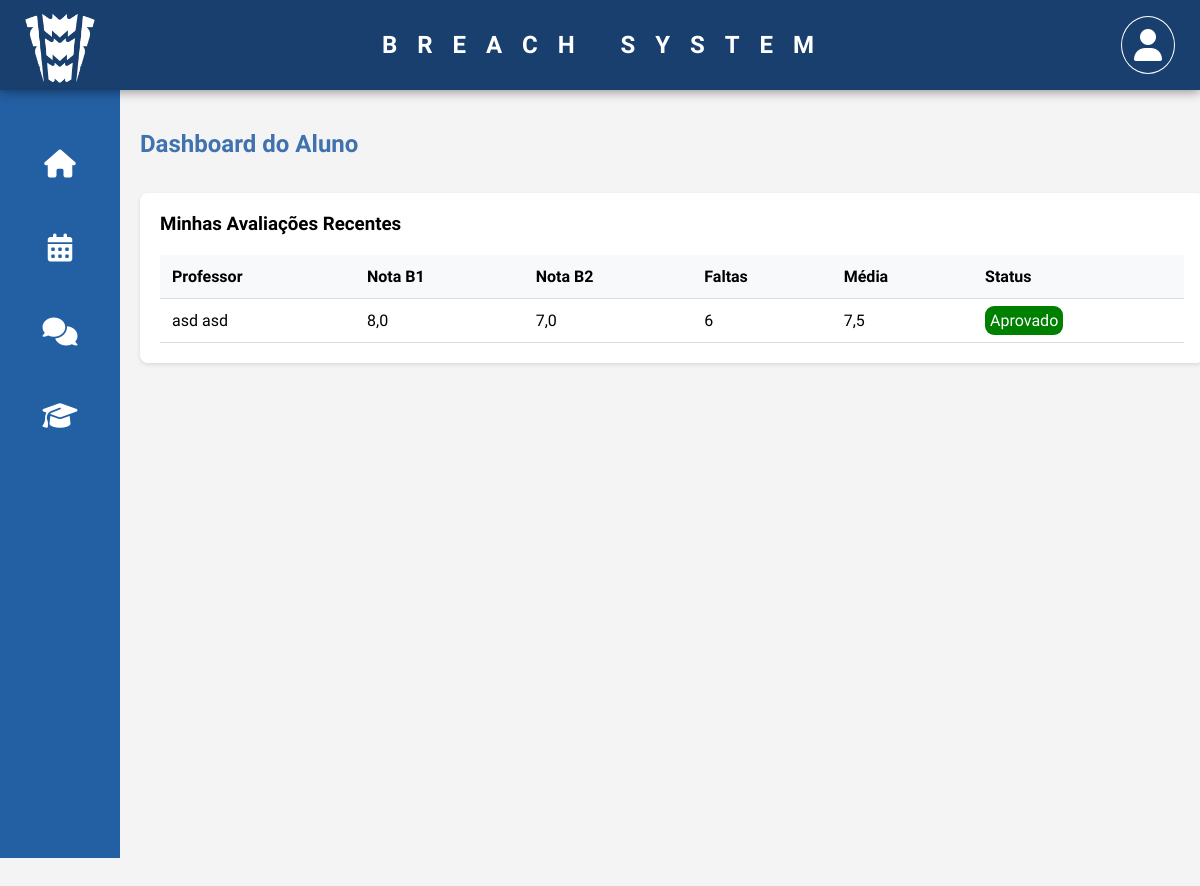
The page /dashboard/aluno/ (signed in) on the database its author committed.
### alunos/models.py (models this page shows, shortened)
class Avaliacao(models.Model):
    aluno = models.ForeignKey(Aluno, on_delete=models.CASCADE)
    professor = models.ForeignKey(Professor, on_delete=models.CASCADE)
    nota_b1 = models.FloatField()
    nota_b2 = models.FloatField()
    faltas = models.PositiveIntegerField(default=0)
    STATUS_CHOICES = [
        ('Aprovado', 'Aprovado'),
        ('Reprovado', 'Reprovado'),
    ]
    status = models.CharField(max_length=20, choices=STATUS_CHOICES, blank=True)
    @property
    def media(self):
        return round((self.nota_b1 + self.nota_b2) / 2, 2)

class Professor(models.Model):
    user = models.OneToOneField(User, on_delete=models.CASCADE)
    def __str__(self):
        return self.user.get_full_name()

### alunos/views.py (the view)
# urls.py: path('dashboard/aluno/', views.dashboard_aluno, name='dashboard_aluno'),
@login_required
def dashboard_aluno(request):
    try:
        aluno = Aluno.objects.get(user=request.user)
        avaliacoes = Avaliacao.objects.filter(aluno=aluno)
        return render(request, 'alunos/dashboard_aluno.html', {'avaliacoes': avaliacoes})
    except Aluno.DoesNotExist:
        messages.error(request, 'Aluno não encontrado')
        return render(request, 'error.html', {'message': 'Aluno não encontrado'})

### alunos/templates/alunos/dashboard_aluno.html (shortened to what this page needs)
{% extends 'base.html' %}
{% block content %}
<div class="dashboard-container">
    <h2 class="titleDashboard">Dashboard do Aluno</h2>
    <div class="avaliacoes-section">
        <h3>Minhas Avaliações Recentes</h3>
        {% if avaliacoes %}
            <table>
                <thead>
                    <tr>
                        <th>Professor</th>
                        <th>Nota B1</th>
                        <th>Nota B2</th>
                        <th>Faltas</th>
                        <th>Média</th>
                        <th>Status</th>
                    </tr>
                </thead>
                <tbody>
                    {% for avaliacao in avaliacoes %}
                        <tr>
                            <td>{{ avaliacao.professor }}</td>
                            <td>{{ avaliacao.nota_b1 }}</td>
                            <td>{{ avaliacao.nota_b2 }}</td>
                            <td>{{ avaliacao.faltas }}</td>
                            <td>{{ avaliacao.media }}</td>
                            <td>
                                <span class="status-badge {% if avaliacao.status == 'Aprovado' %}status-aprovado{% else %}status-reprovado{% endif %}">
                                    {{ avaliacao.status }}
                                </span>
                            </td>
                        </tr>
                    {% endfor %}
                </tbody>
            </table>
        {% else %}
            <p class="no-data">Você ainda não possui avaliações registradas.</p>
        {% endif %}
    </div>
</div>
{% endblock %}

### alunos/static/css/style.css (style rules this page uses)
h1, h2 { color: #2c3e50; margin-bottom: 20px; text-align: center; }
table { width: 100%; border-collapse: collapse; margin-top: 20px; }
th, td { padding: 12px; text-align: left; border-bottom: 1px solid #ddd; }
th { background-color: #f8f9fa; font-weight: bold; }
.titleDashboard { color: blue; text-align: left !important; }

### rows shown on the page
Avaliacao: professor "asd asd", nota_b1 "8,0", nota_b2 "7,0", faltas "6", media "7,5", status "Aprovado"
